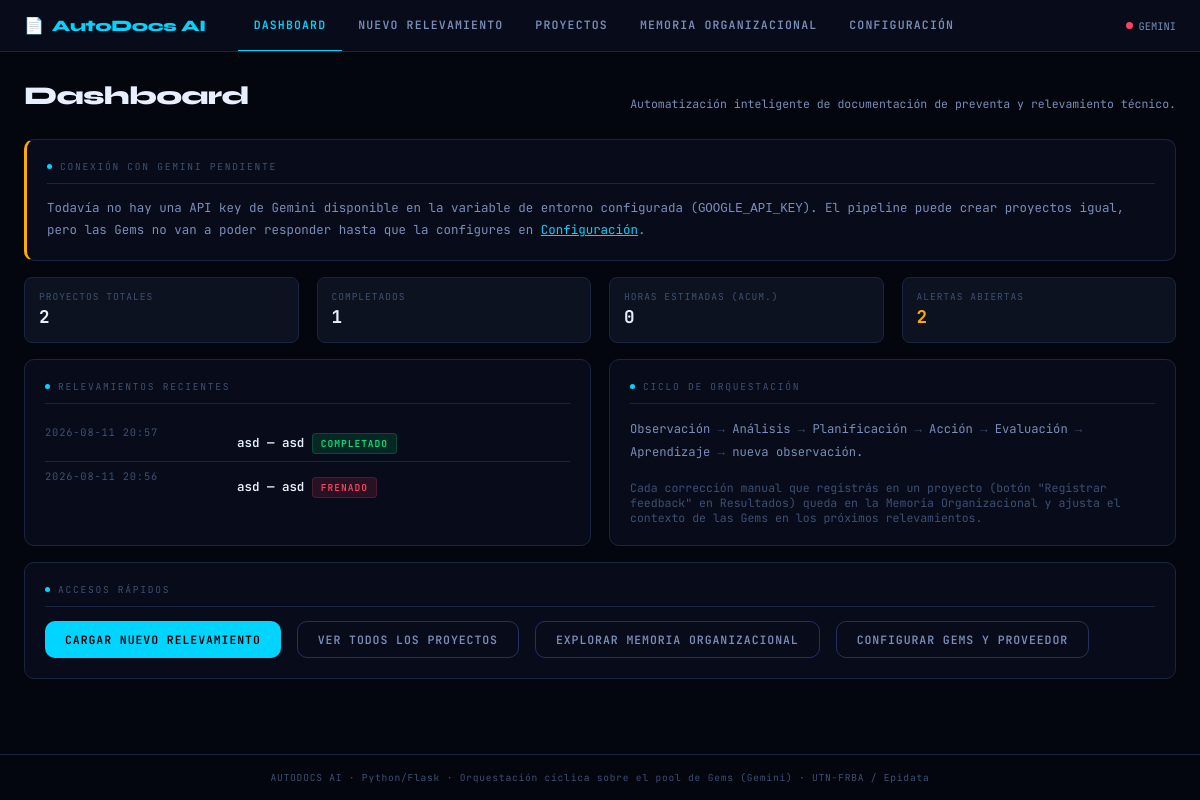
Before: / with the older database file.
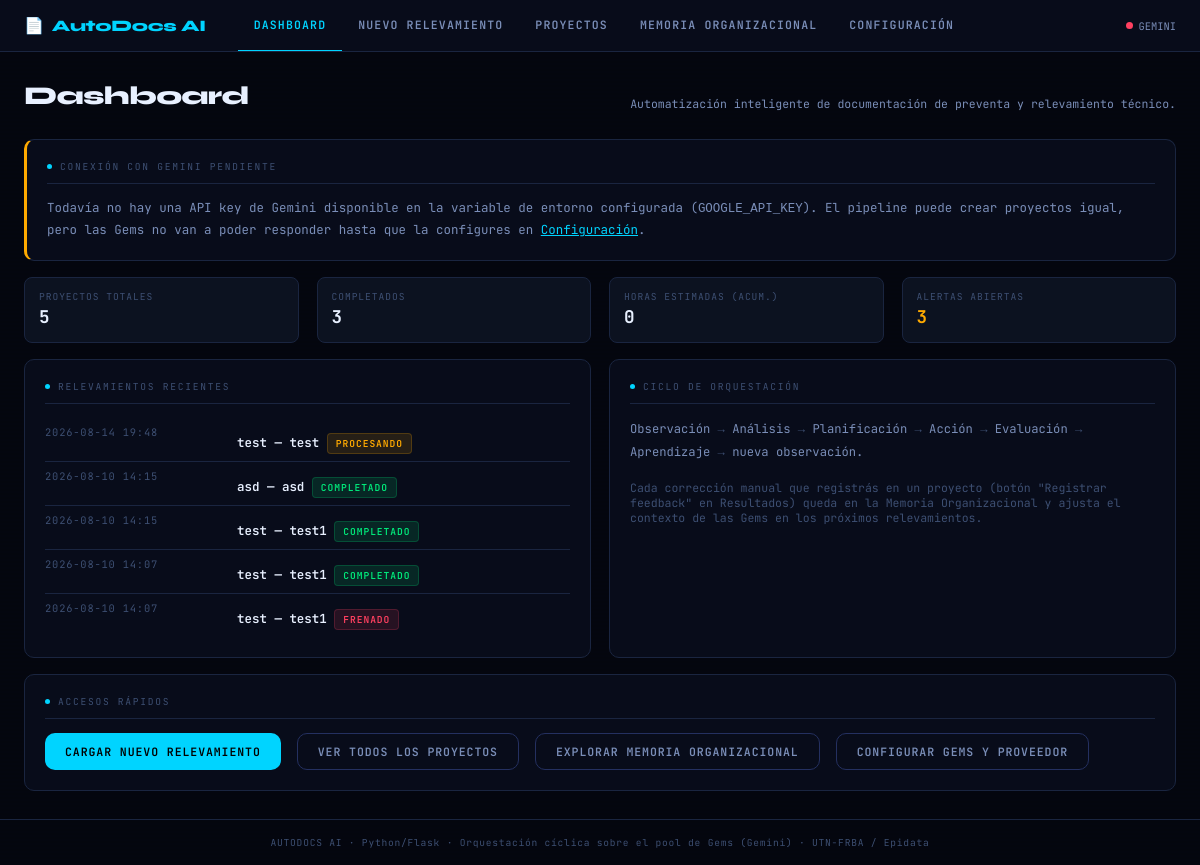
After: the same page with the newer database file.
### tables this page shows
CREATE TABLE proyectos (
    id                      INTEGER PRIMARY KEY AUTOINCREMENT,
    cliente                 TEXT NOT NULL,
    proceso                 TEXT NOT NULL,
    tecnologia              TEXT,       -- UiPath / Power Automate / Rocketbot / Make.com...
    criticidad              TEXT,       -- Baja / Media / Alta
    presupuesto_hs          REAL,
    analista                TEXT,
    transcripcion_original  TEXT,
    transcripcion_sanitizada TEXT,
    reemplazos_pii          INTEGER DEFAULT 0,
    flujo_estructurado      TEXT,       -- JSON: salida del Agente de Ingesta
    estado                  TEXT DEFAULT 'borrador',  -- borrador|procesando|completado|frenado|error
    motivo_freno            TEXT,       -- si estado = 'frenado' (Límite Operativo de Entrada)
    creado                  TEXT DEFAULT CURRENT_TIMESTAMP,
    actualizado             TEXT DEFAULT CURRENT_TIMESTAMP
);

### ui/app.py (the view)
    @app.route("/")
    def dashboard():
        stats = ProyectoRepository.dashboard_stats()
        key_status = ConfigManager.key_status()
        return render_template("index.html", stats=stats, key_status=key_status)

### core/config_manager.py (called while the page is built)
    @staticmethod
    def key_status() -> dict:
        cfg = ConfigManager.load()
        status = {}
        for pname in ["gemini"]:
            pcfg = cfg["providers"].get(pname, {})
            env_var = pcfg.get("env_key_name", "")
            key_val = os.getenv(env_var, "").strip() if env_var else ""
            status[pname] = {"ok": bool(key_val), "env_var": env_var}
        return status

### core/db.py (called while the page is built)
def get_conn() -> sqlite3.Connection:
    DB_PATH.parent.mkdir(exist_ok=True)
    conn = sqlite3.connect(DB_PATH)
    conn.row_factory = sqlite3.Row
    conn.execute("PRAGMA foreign_keys = ON")
    return conn

### ui/templates/index.html (shortened to what this page needs)
{% extends "base.html" %}
{% block content %}
<div class="page-header">
  <h1>Dashboard</h1>
  <p>Automatización inteligente de documentación de preventa y relevamiento técnico.</p>
</div>
{% if not key_status.gemini.ok %}
<div class="panel mb-4" style="border-left:3px solid var(--amber)">
  <div class="panel-title"><span class="dot"></span>Conexión con Gemini pendiente</div>
  <p style="font-size:.78rem; color:var(--text-mid); line-height:1.6">
    Todavía no hay una API key de Gemini disponible en la variable de entorno configurada
    (<code>{{ key_status.gemini.env_var }}</code>). El pipeline puede crear proyectos igual,
    pero las Gems no van a poder responder hasta que la configures en
    <a href="/configuracion" style="color:var(--cyan)">Configuración</a>.
  </p>
</div>
{% endif %}
<div class="grid-4 mb-4">
  <div class="chip">
    <span class="chip-label">Proyectos totales</span>
    <span class="chip-value">{{ stats.total_proyectos }}</span>
  </div>
  <div class="chip">
    <span class="chip-label">Completados</span>
    <span class="chip-value">{{ stats.completados }}</span>
  </div>
  <div class="chip">
    <span class="chip-label">Horas estimadas (acum.)</span>
    <span class="chip-value">{{ stats.horas_estimadas }}</span>
  </div>
  <div class="chip">
    <span class="chip-label">Alertas abiertas</span>
    <span class="chip-value" style="{% if stats.alertas_abiertas %}color:var(--amber){% endif %}">{{ stats.alertas_abiertas }}</span>
  </div>
</div>
<div class="grid-2 mb-4">
  <div class="panel">
    <div class="panel-title"><span class="dot"></span>Relevamientos recientes</div>
    {% if stats.recientes %}
      {% for p in stats.recientes %}
      <div class="kv">
        <div class="kv-key">{{ p.creado[:16] }}</div>
        <div class="kv-val">
          <a href="{% if p.estado == 'completado' %}/resultado/{{ p.id }}{% else %}/procesamiento/{{ p.id }}{% endif %}" style="color:var(--text-hi); text-decoration:none">
            {{ p.cliente }} — {{ p.proceso }}
          </a>
          {% if p.estado == 'completado' %}<span class="tag tag-green mt-2">Completado</span>
          {% elif p.estado == 'frenado' %}<span class="tag tag-red mt-2">Frenado</span>
          {% elif p.estado == 'procesando' %}<span class="tag tag-amber mt-2">Procesando</span>
          {% else %}<span class="tag tag-cyan mt-2">Borrador</span>{% endif %}
        </div>
      </div>
      {% endfor %}
    {% else %}
      <p class="result-box empty">Todavía no cargaste ningún relevamiento. Empezá por "Nuevo Relevamiento".</p>
    {% endif %}
  </div>
  <div class="panel">
    <div class="panel-title"><span class="dot"></span>Ciclo de orquestación</div>
    <p style="font-size:.76rem; color:var(--text-mid); line-height:1.9">
      Observación <span style="color:var(--text-lo)">→</span>
      Análisis <span style="color:var(--text-lo)">→</span>
      Planificación <span style="color:var(--text-lo)">→</span>
      Acción <span style="color:var(--text-lo)">→</span>
      Evaluación <span style="color:var(--text-lo)">→</span>
      Aprendizaje <span style="color:var(--text-lo)">→</span> nueva observación.
    </p>
    <p class="mt-4" style="font-size:.72rem; color:var(--text-lo)">
      Cada corrección manual que registrás en un proyecto (botón "Registrar feedback" en
      Resultados) queda en la Memoria Organizacional y ajusta el contexto de las Gems en
      los próximos relevamientos.
    </p>
  </div>
</div>
<div class="panel">
  <div class="panel-title"><span class="dot"></span>Accesos rápidos</div>
  <div class="flex gap-4 wrap">
    <a href="/relevamiento/nuevo" class="btn btn-primary">Cargar nuevo relevamiento</a>
    <a href="/proyectos" class="btn btn-secondary">Ver todos los proyectos</a>
    <a href="/memoria" class="btn btn-secondary">Explorar memoria organizacional</a>
    <a href="/configuracion" class="btn btn-secondary">Configurar Gems y proveedor</a>
  </div>
</div>
{% endblock %}

Changed rows visible on the page:
added proyectos: creado "2026-08-14 19:48", cliente "test", proceso "test", estado "PROCESANDO"
added proyectos: creado "2026-08-10 14:15", cliente "asd", proceso "asd", estado "COMPLETADO"
added proyectos: creado "2026-08-10 14:15", cliente "test", proceso "test1", estado "COMPLETADO"
changed proyectos (number 4 of 5 on the later page): creado "2026-08-11 20:57" → "2026-08-10 14:07"; cliente "asd" → "test"; proceso "asd" → "test1"
changed proyectos (number 5 of 5 on the later page): creado "2026-08-11 20:56" → "2026-08-10 14:07"; cliente "asd" → "test"; proceso "asd" → "test1"
Other visible differences:
{{ stats.total_proyectos }}: "2" → "5"
{{ stats.completados }}: "1" → "3"
{{ stats.alertas_abiertas }}: "2" → "3"
